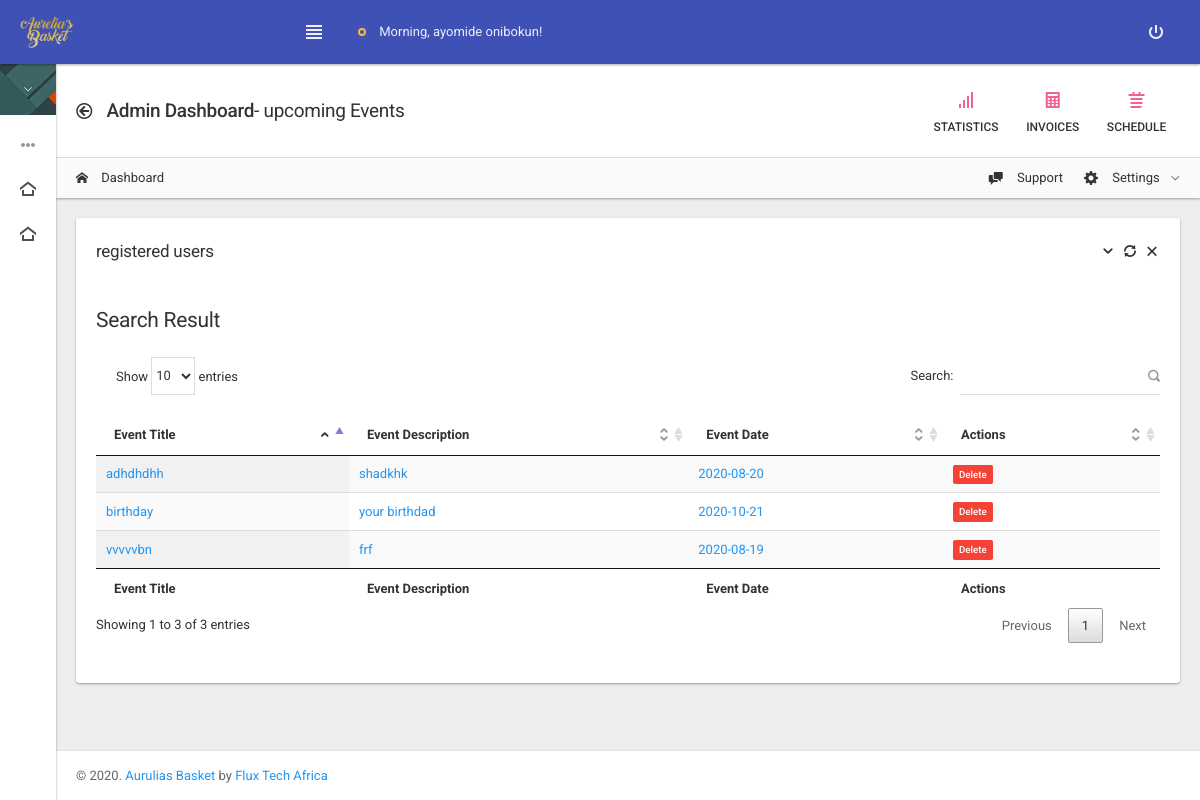
The app's page /dashboard.php (signed in) with its own data.
### tables this page shows
CREATE TABLE `event` (
  `id` int(11) NOT NULL,
  `userid` varchar(11) NOT NULL,
  `email` text NOT NULL,
  `username` text NOT NULL,
  `eventtitle` text NOT NULL,
  `eventdesc` text NOT NULL,
  `reminder` date NOT NULL,
  `adminalert` text NOT NULL,
  `date` date NOT NULL,
  `Referral` text NOT NULL
);

### dashboard.php (the view, shortened to what this page needs)
<?php
include "php/db.php";
?>
<!DOCTYPE html>
<html lang="en">
<head>
	<?php include "link.php"; ?>
</head>
<body class="sidebar-xs">
	<?php include "mainnav.php";?>
	<div class="page-content">
		<?Php include "sidebar.php";?>
		<div class="content-wrapper">
			<div class="page-header page-header-light">
				<div class="page-header-content header-elements-md-inline">
					<div class="page-title d-flex">
						<h4><i class="icon-arrow-left52 mr-2"></i> <span class="font-weight-semibold">Admin Dashboard</span>- upcoming Events</h4>
					</div>
					<div class="header-elements d-none">
						<div class="d-flex justify-content-center">
							<a href="#" class="btn btn-link btn-float font-size-sm font-weight-semibold text-default">
								<i class="icon-bars-alt text-pink-300"></i>
								<span>Statistics</span>
							</a>
							<a href="#" class="btn btn-link btn-float font-size-sm font-weight-semibold text-default">
								<i class="icon-calculator text-pink-300"></i>
								<span>Invoices</span>
							</a>
							<a href="#" class="btn btn-link btn-float font-size-sm font-weight-semibold text-default">
								<i class="icon-calendar5 text-pink-300"></i>
								<span>Schedule</span>
							</a>
						</div>
					</div>
				</div>
				<div class="breadcrumb-line breadcrumb-line-light header-elements-md-inline">
					<div class="d-flex">
						<div class="breadcrumb">
							<a href="dashboard.php" class="breadcrumb-item"><i class="icon-home2 mr-2"></i> Dashboard</a>
						</div>
					</div>
					<div class="header-elements d-none">
						<div class="breadcrumb justify-content-center">
							<a href="#" class="breadcrumb-elements-item">
								<i class="icon-comment-discussion mr-2"></i>
								Support
							</a>
							<div class="breadcrumb-elements-item dropdown p-0">
								<a href="#" class="breadcrumb-elements-item dropdown-toggle" data-toggle="dropdown">
									<i class="icon-gear mr-2"></i>
									Settings
								</a>
							</div>
						</div>
					</div>
				</div>
			</div>
			<div class="content">
				<div class="card">
					<div class="card-header header-elements-inline">
						<h5 class="card-title">registered users</h5>
						<div class="header-elements">
							<div class="list-icons">
		                		<a class="list-icons-item" data-action="collapse"></a>
		                		<a class="list-icons-item" data-action="reload"></a>
		                		<a class="list-icons-item" data-action="remove"></a>
		                	</div>
	                	</div>
					</div>
                    <div class="card-header card-header-primary">
                        <h3 class="card-title ">Search Result</h3>
                    </div>
                    <div class="card-body">
                        <div class="table-responsive">
                            <table id="example" class="display" style="width:100%">
                                <thead>
                                    <tr>
                                        <th>Event Title</th>
                                        <th>Event Description</th>
                                        <th>Event Date</th>
                                        <th>Actions</th>
                                    </tr>
                                </thead>
                                <tbody>
                                    <?php $ret=mysqli_query($conn,"select * from event where email='".$_SESSION['aemail']."'");
                                    while($row=mysqli_fetch_array($ret))
                                        {?>
                                    <tr>
                                        <td><a href="#"><?php echo $row['eventtitle'];?></a></td>
                                        <td><a href="#"><?php echo $row['eventdesc'];?></a></td>
                                        <td><a href="#"><?php echo $row['date'];?></a></td>
                                        <td><a href="dashboard.php?action=delete&id=<?php echo $row['id'];?>" class="badge badge-danger">Delete</a></td>
                                    </tr>
                                    <?php  } ?>
                                </tbody>
                                <tfoot>
                                <tr>
                                        <th>Event Title</th>
                                        <th>Event Description</th>
                                        <th>Event Date</th>
                                        <th>Actions</th>
                                    </tr>
                                </tfoot>
                            </table>
                        </div>
                    </div>
                </div>
			</div>
			<?php include "footer.php";?>
		</div>
	</div>
</body>
</html>

### records on screen
event: eventtitle "birthday", eventdesc "your birthdad", date "2020-10-21"
event: eventtitle "adhdhdhh", eventdesc "shadkhk", date "2020-08-20"
event: eventtitle "vvvvvbn", eventdesc "frf", date "2020-08-19"

### other values on screen
$_SESSION['fullname'] "ayomide onibokun"
